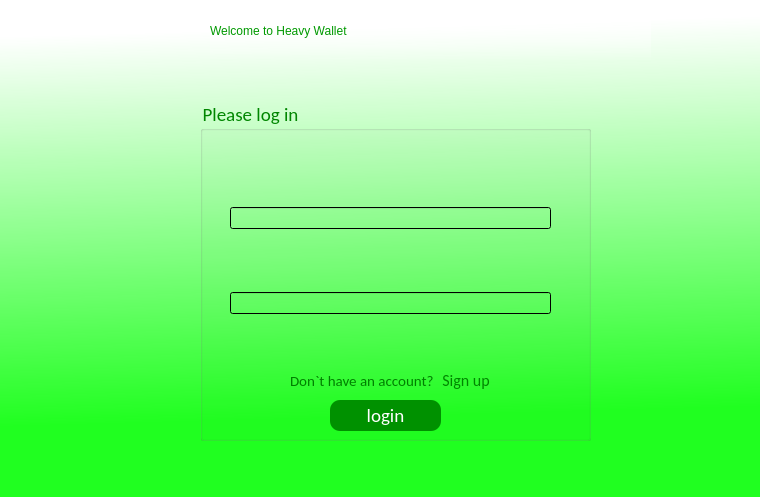
<?xml version="1.0" encoding="UTF-8"?>
<ui version="4.0">
 <class>LoginWindow</class>
 <widget class="QMainWindow" name="LoginWindow">
  <property name="geometry">
   <rect>
    <x>0</x>
    <y>0</y>
    <width>760</width>
    <height>497</height>
   </rect>
  </property>
  <property name="windowTitle">
   <string>Login</string>
  </property>
  <property name="windowIcon">
   <iconset resource="../src.qrc">
    <normaloff>:/images/login.png</normaloff>:/images/login.png</iconset>
  </property>
  <property name="autoFillBackground">
   <bool>false</bool>
  </property>
  <property name="styleSheet">
   <string notr="true">background-color: rgb(255, 255, 255);
</string>
  </property>
  <widget class="QWidget" name="centralwidget">
   <property name="styleSheet">
    <string notr="true">background-color: qlineargradient(spread:pad, x1:0.551, y1:0.835, x2:0.517236, y2:0.051, stop:0 rgba(0, 255, 0, 223), stop:1 rgba(255, 255, 255, 255));</string>
   </property>
   <widget class="QLabel" name="label">
    <property name="geometry">
     <rect>
      <x>210</x>
      <y>0</y>
      <width>441</width>
      <height>61</height>
     </rect>
    </property>
    <property name="styleSheet">
     <string notr="true">color: rgb(0, 132, 255);
color: rgb(0, 153, 0);
background-color: qlineargradient(spread:pad, x1:0.511, y1:1, x2:0.510978, y2:0, stop:0 rgba(97, 255, 255, 0), stop:1 rgba(255, 255, 255, 255));
font: 75 24pt &quot;MS Shell Dlg 2&quot;;</string>
    </property>
    <property name="text">
     <string>Welcome to Heavy Wallet</string>
    </property>
   </widget>
   <widget class="QGroupBox" name="loginForm">
    <property name="geometry">
     <rect>
      <x>200</x>
      <y>100</y>
      <width>391</width>
      <height>341</height>
     </rect>
    </property>
    <property name="font">
     <font>
      <family>Calibri</family>
      <pointsize>14</pointsize>
      <weight>50</weight>
      <italic>false</italic>
      <bold>false</bold>
     </font>
    </property>
    <property name="styleSheet">
     <string notr="true">background-color: qlineargradient(spread:pad, x1:0.511, y1:1, x2:0.527831, y2:0, stop:1 rgba(68, 255, 51, 0));
border-color: rgb(0, 170, 0);
border-size: 2px;
font: 75 14pt &quot;Calibri&quot;;
font: 75 8pt &quot;MS Shell Dlg 2&quot;;
color: rgb(0, 134, 0);
font: 14pt &quot;Calibri&quot;;</string>
    </property>
    <property name="title">
     <string>Please log in</string>
    </property>
    <widget class="QPushButton" name="loginButton">
     <property name="geometry">
      <rect>
       <x>130</x>
       <y>300</y>
       <width>111</width>
       <height>31</height>
      </rect>
     </property>
     <property name="font">
      <font>
       <family>Calibri</family>
       <pointsize>14</pointsize>
       <weight>50</weight>
       <italic>false</italic>
       <bold>false</bold>
      </font>
     </property>
     <property name="styleSheet">
      <string notr="true">#loginButton{
	color: rgb(255, 255, 255);
	background-color: rgb(0, 145, 0);
	border-radius: 10px;
}
#loginButton:hover{
	background-color: #00ff00
}</string>
     </property>
     <property name="text">
      <string>login</string>
     </property>
    </widget>
    <widget class="QWidget" name="">
     <property name="geometry">
      <rect>
       <x>30</x>
       <y>50</y>
       <width>321</width>
       <height>221</height>
      </rect>
     </property>
     <layout class="QVBoxLayout" name="verticalLayout">
      <item>
       <widget class="QLineEdit" name="email_line">
        <property name="styleSheet">
         <string notr="true">borde-sizer: 30px;
borde-color: red;</string>
        </property>
       </widget>
      </item>
      <item>
       <widget class="QLineEdit" name="password_line">
        <property name="echoMode">
         <enum>QLineEdit::Password</enum>
        </property>
       </widget>
      </item>
     </layout>
    </widget>
    <widget class="QWidget" name="">
     <property name="geometry">
      <rect>
       <x>90</x>
       <y>270</y>
       <width>202</width>
       <height>21</height>
      </rect>
     </property>
     <layout class="QHBoxLayout" name="horizontalLayout">
      <item>
       <widget class="QLabel" name="label_2">
        <property name="font">
         <font>
          <family>Calibri</family>
          <pointsize>11</pointsize>
          <weight>50</weight>
          <italic>false</italic>
          <bold>false</bold>
         </font>
        </property>
        <property name="styleSheet">
         <string notr="true">background-color: qlineargradient(spread:pad, x1:0, y1:0, x2:0, y2:0, stop:1 rgba(0, 0, 0, 0));
font: 11pt &quot;Calibri&quot;;
color: rgb(0, 127, 0);</string>
        </property>
        <property name="text">
         <string>Don`t have an account?</string>
        </property>
       </widget>
      </item>
      <item>
       <widget class="QPushButton" name="signUpLoginButton">
        <property name="font">
         <font>
          <family>Calibri</family>
          <pointsize>-1</pointsize>
          <weight>50</weight>
          <italic>false</italic>
          <bold>false</bold>
         </font>
        </property>
        <property name="styleSheet">
         <string notr="true">#signUpLoginButton{
background-color:qlineargradient(spread:pad, x1:1, y1:1, x2:1, y2:1, stop:1 rgba(0, 0, 0, 0));
color: rgb(0, 134, 0);
font-size: 16px;
border:none;
}

#signUpLoginButton:hover{
color: #ffffff;
border:none;
}</string>
        </property>
        <property name="text">
         <string>Sign up</string>
        </property>
       </widget>
      </item>
     </layout>
    </widget>
   </widget>
  </widget>
 </widget>
 <resources>
  <include location="../src.qrc"/>
 </resources>
 <connections/>
</ui>
